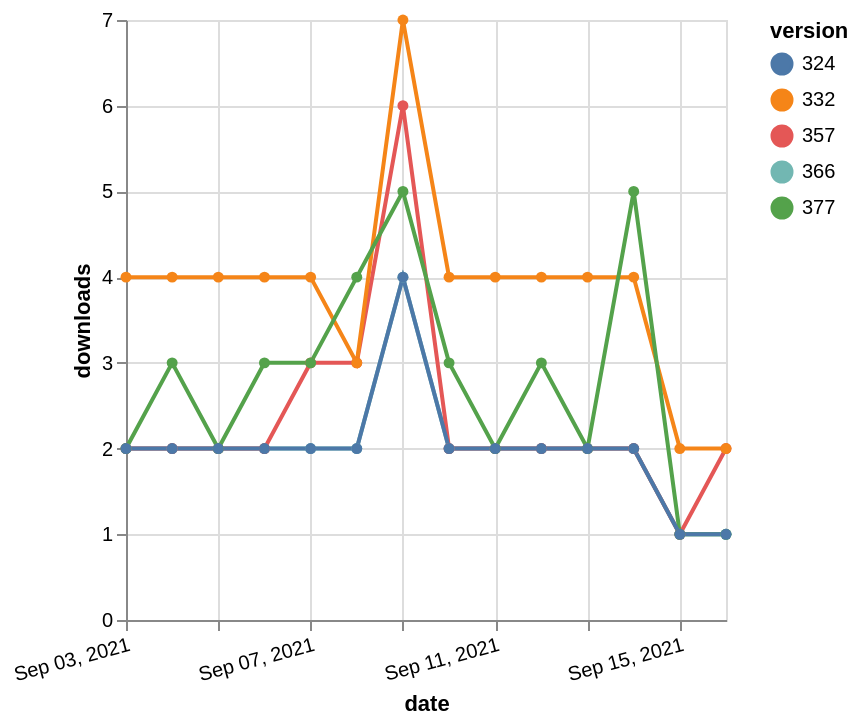

This figure's Vega-Lite source:
### Vega-Lite specification from a JSON file in a GitHub repository (floating-point values rounded to 4 significant figures)
{"$schema": "https://vega.github.io/schema/vega-lite/v5.json", "description": "A simple bar chart with embedded data.", "data": {"values": [{"date": "2021-09-03", "total": 2291, "delta": 2, "version": "366"}, {"date": "2021-09-04", "total": 2293, "delta": 2, "version": "366"}, {"date": "2021-09-05", "total": 2295, "delta": 2, "version": "366"}, {"date": "2021-09-06", "total": 2297, "delta": 2, "version": "366"}, {"date": "2021-09-07", "total": 2299, "delta": 2, "version": "366"}, {"date": "2021-09-08", "total": 2301, "delta": 2, "version": "366"}, {"date": "2021-09-09", "total": 2305, "delta": 4, "version": "366"}, {"date": "2021-09-10", "total": 2307, "delta": 2, "version": "366"}, {"date": "2021-09-11", "total": 2309, "delta": 2, "version": "366"}, {"date": "2021-09-12", "total": 2311, "delta": 2, "version": "366"}, {"date": "2021-09-13", "total": 2313, "delta": 2, "version": "366"}, {"date": "2021-09-14", "total": 2315, "delta": 2, "version": "366"}, {"date": "2021-09-15", "total": 2316, "delta": 1, "version": "366"}, {"date": "2021-09-16", "total": 2317, "delta": 1, "version": "366"}, {"date": "2021-09-03", "total": 2901, "delta": 2, "version": "357"}, {"date": "2021-09-04", "total": 2903, "delta": 2, "version": "357"}, {"date": "2021-09-05", "total": 2905, "delta": 2, "version": "357"}, {"date": "2021-09-06", "total": 2907, "delta": 2, "version": "357"}, {"date": "2021-09-07", "total": 2910, "delta": 3, "version": "357"}, {"date": "2021-09-08", "total": 2913, "delta": 3, "version": "357"}, {"date": "2021-09-09", "total": 2919, "delta": 6, "version": "357"}, {"date": "2021-09-10", "total": 2921, "delta": 2, "version": "357"}, {"date": "2021-09-11", "total": 2923, "delta": 2, "version": "357"}, {"date": "2021-09-12", "total": 2925, "delta": 2, "version": "357"}, {"date": "2021-09-13", "total": 2927, "delta": 2, "version": "357"}, {"date": "2021-09-14", "total": 2929, "delta": 2, "version": "357"}, {"date": "2021-09-15", "total": 2930, "delta": 1, "version": "357"}, {"date": "2021-09-16", "total": 2932, "delta": 2, "version": "357"}, {"date": "2021-09-03", "total": 4878, "delta": 4, "version": "332"}, {"date": "2021-09-04", "total": 4882, "delta": 4, "version": "332"}, {"date": "2021-09-05", "total": 4886, "delta": 4, "version": "332"}, {"date": "2021-09-06", "total": 4890, "delta": 4, "version": "332"}, {"date": "2021-09-07", "total": 4894, "delta": 4, "version": "332"}, {"date": "2021-09-08", "total": 4897, "delta": 3, "version": "332"}, {"date": "2021-09-09", "total": 4904, "delta": 7, "version": "332"}, {"date": "2021-09-10", "total": 4908, "delta": 4, "version": "332"}, {"date": "2021-09-11", "total": 4912, "delta": 4, "version": "332"}, {"date": "2021-09-12", "total": 4916, "delta": 4, "version": "332"}, {"date": "2021-09-13", "total": 4920, "delta": 4, "version": "332"}, {"date": "2021-09-14", "total": 4924, "delta": 4, "version": "332"}, {"date": "2021-09-15", "total": 4926, "delta": 2, "version": "332"}, {"date": "2021-09-16", "total": 4928, "delta": 2, "version": "332"}, {"date": "2021-09-03", "total": 2102, "delta": 2, "version": "377"}, {"date": "2021-09-04", "total": 2105, "delta": 3, "version": "377"}, {"date": "2021-09-05", "total": 2107, "delta": 2, "version": "377"}, {"date": "2021-09-06", "total": 2110, "delta": 3, "version": "377"}, {"date": "2021-09-07", "total": 2113, "delta": 3, "version": "377"}, {"date": "2021-09-08", "total": 2117, "delta": 4, "version": "377"}, {"date": "2021-09-09", "total": 2122, "delta": 5, "version": "377"}, {"date": "2021-09-10", "total": 2125, "delta": 3, "version": "377"}, {"date": "2021-09-11", "total": 2127, "delta": 2, "version": "377"}, {"date": "2021-09-12", "total": 2130, "delta": 3, "version": "377"}, {"date": "2021-09-13", "total": 2132, "delta": 2, "version": "377"}, {"date": "2021-09-14", "total": 2137, "delta": 5, "version": "377"}, {"date": "2021-09-15", "total": 2138, "delta": 1, "version": "377"}, {"date": "2021-09-16", "total": 2139, "delta": 1, "version": "377"}, {"date": "2021-09-03", "total": 2617, "delta": 2, "version": "324"}, {"date": "2021-09-04", "total": 2619, "delta": 2, "version": "324"}, {"date": "2021-09-05", "total": 2621, "delta": 2, "version": "324"}, {"date": "2021-09-06", "total": 2623, "delta": 2, "version": "324"}, {"date": "2021-09-07", "total": 2625, "delta": 2, "version": "324"}, {"date": "2021-09-08", "total": 2627, "delta": 2, "version": "324"}, {"date": "2021-09-09", "total": 2631, "delta": 4, "version": "324"}, {"date": "2021-09-10", "total": 2633, "delta": 2, "version": "324"}, {"date": "2021-09-11", "total": 2635, "delta": 2, "version": "324"}, {"date": "2021-09-12", "total": 2637, "delta": 2, "version": "324"}, {"date": "2021-09-13", "total": 2639, "delta": 2, "version": "324"}, {"date": "2021-09-14", "total": 2641, "delta": 2, "version": "324"}, {"date": "2021-09-15", "total": 2642, "delta": 1, "version": "324"}, {"date": "2021-09-16", "total": 2643, "delta": 1, "version": "324"}]}, "width": "container", "mark": {"type": "line", "point": {"filled": true}}, "encoding": {"x": {"field": "date", "type": "temporal", "timeUnit": "yearmonthdate", "title": "date", "axis": {"labelAngle": -15}}, "y": {"field": "delta", "type": "quantitative", "title": "downloads"}, "color": {"field": "version", "type": "nominal"}, "tooltip": {"field": "delta"}}}
